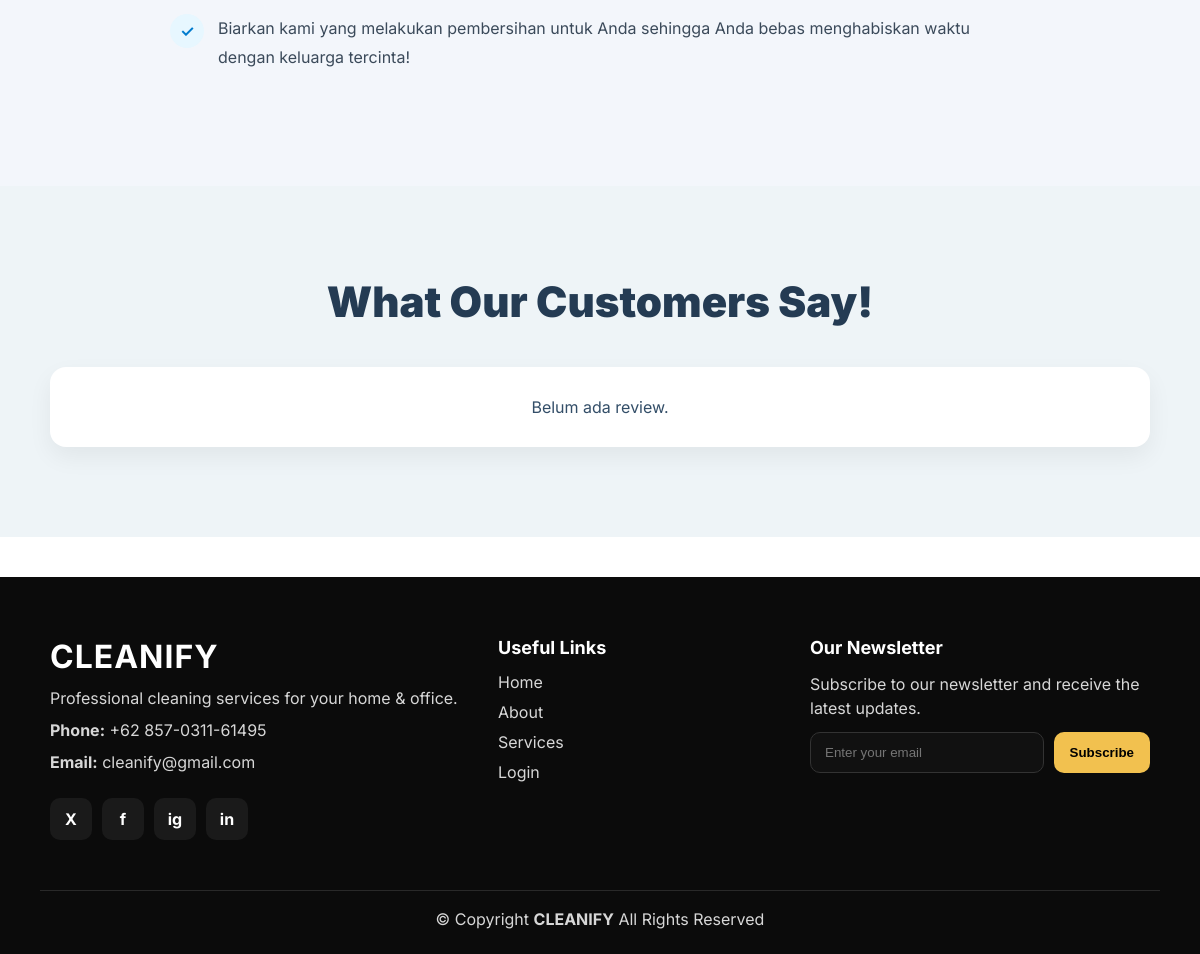
The app's page /Frontend/User/dashboard.php (lower part), older data.
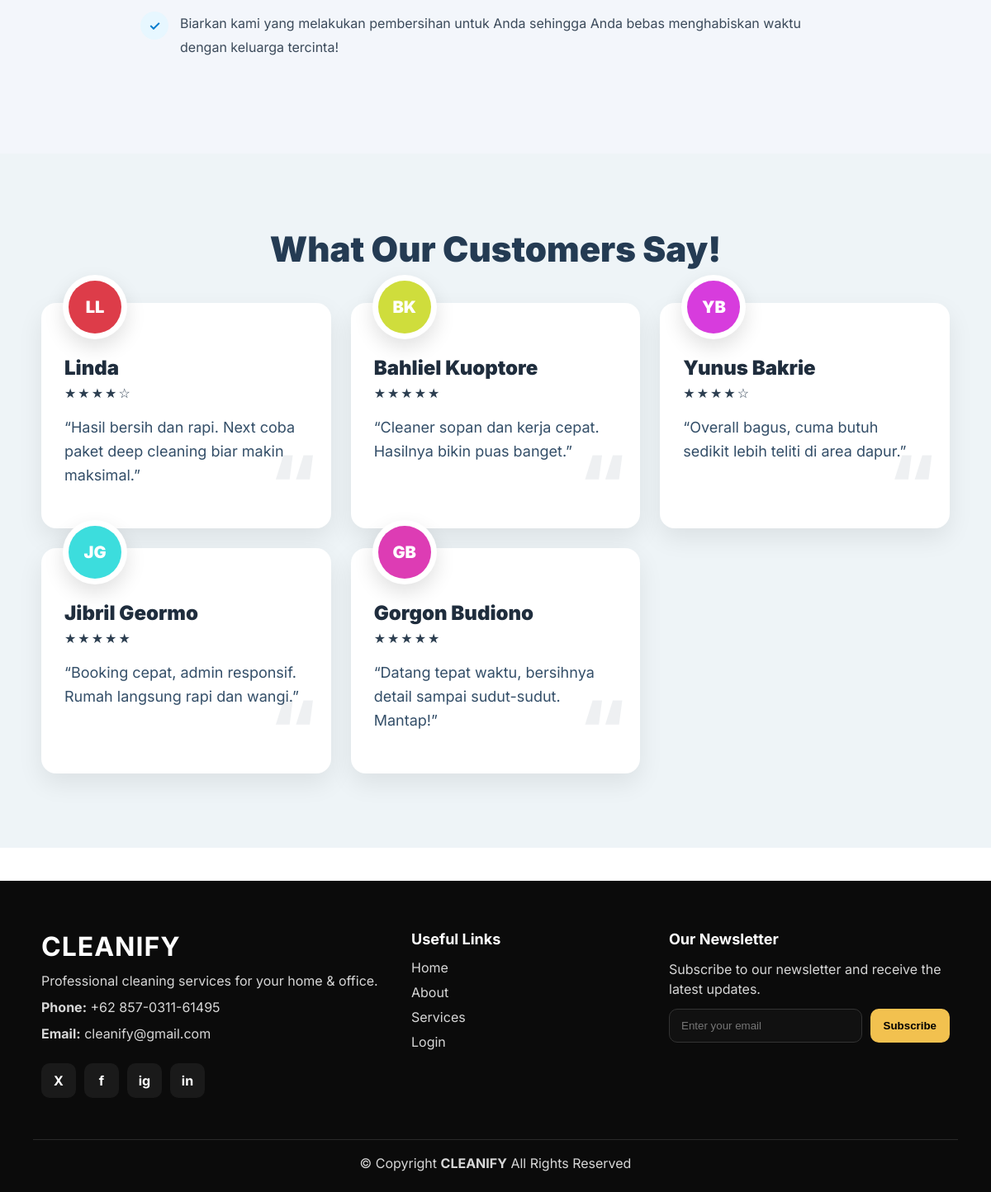
The same page, newer data.
### tables this page shows
CREATE TABLE `reviews` (
  `id` bigint(20) UNSIGNED NOT NULL,
  `customer_id` bigint(20) UNSIGNED NOT NULL,
  `rating` tinyint(3) UNSIGNED NOT NULL DEFAULT 5,
  `review` text NOT NULL,
  `created_at` timestamp NOT NULL DEFAULT current_timestamp()
);

CREATE TABLE `customers` (
  `id` bigint(20) UNSIGNED NOT NULL,
  `name` varchar(100) NOT NULL,
  `email` varchar(100) DEFAULT NULL,
  `phone` varchar(20) DEFAULT NULL,
  `address` mediumtext DEFAULT NULL,
  `contact_preference` enum('phone','email','whatsapp') DEFAULT 'whatsapp',
  `property_type` enum('apartment','house','office','other') DEFAULT 'apartment',
  `property_size_sqm` int(11) DEFAULT NULL,
  `full_address` mediumtext DEFAULT NULL,
  `created_at` timestamp NOT NULL DEFAULT current_timestamp(),
  `updated_at` timestamp NOT NULL DEFAULT current_timestamp() ON UPDATE current_timestamp()
);

### Frontend/User/dashboard.php (the view, shortened to what this page needs)
<?php
require __DIR__ . '/../../Backend/db.php';
$loginUrl = '/cleanify/Frontend/Akun/login.php';
$reviews = [];
try {
    $stmt = $conn->prepare("
        SELECT
            r.rating,
            r.review,
            r.created_at,
            c.name AS customer_name
        FROM reviews r
        JOIN customers c ON c.id = r.customer_id
        ORDER BY r.id DESC
        LIMIT 9
    ");
    $stmt->execute();
    $res = $stmt->get_result();
    $reviews = $res ? $res->fetch_all(MYSQLI_ASSOC) : [];
} catch (Throwable $e) {
    $stmt = $conn->prepare("
        SELECT name AS customer_name
        FROM customers
        ORDER BY id DESC
        LIMIT 9
    ");
    $stmt->execute();
    $res = $stmt->get_result();
    $rows = $res ? $res->fetch_all(MYSQLI_ASSOC) : [];
    $fallbackTexts = [
        'Pelayanannya cepat dan hasilnya rapi banget.',
        'Cleaner-nya sopan, datang tepat waktu, recommended.',
        'Rumah jadi wangi dan bersih sampai detail kecil.',
        'Booking mudah, admin responsif, hasil memuaskan.',
        'Kerjanya teliti, sudut-sudut juga ikut bersih.',
        'Cocok buat yang sibuk, tinggal tunggu beres.'
    ];
    foreach ($rows as $i => $r) {
        $reviews[] = [
            'customer_name' => $r['customer_name'] ?? 'Customer',
            'rating' => 5,
            'review' => $fallbackTexts[$i % count($fallbackTexts)],
            'created_at' => null
        ];
    }
}
?>
<!DOCTYPE html>
<html lang="en">
<head>
    <link rel="stylesheet" href="../style/style.css">
</head>
<body>
    <section id="about" style="padding:100px 40px; background:#f3f6fb;">
      <div style="max-width:1100px;margin:auto;">
        <div style="max-width:860px;margin:0 auto;">
          <?php
            $aboutPoints = [
              "Kami akan membantu membersihkan ruang Anda — dapur, kamar tidur, kamar mandi, ruang kantor, dan banyak lainnya — persis seperti yang Anda inginkan!",
              "Pilih layanan pembersihan satu kali atau reguler — apa pun yang terbaik untuk Anda!",
              "Kami sangat peduli dengan kualitas pembersihan — jika karena alasan apa pun Anda tidak puas, Anda dapat menghubungi customer service kami pada jam operasional.",
              "Biarkan kami yang melakukan pembersihan untuk Anda sehingga Anda bebas menghabiskan waktu dengan keluarga tercinta!"
            ];
          ?>
          <?php foreach ($aboutPoints as $t): ?>
            <div style="display:flex;gap:14px;align-items:flex-start;margin:14px 0;">
              <div style="width:34px;height:34px;border-radius:50%;background:#e7f7ff;color:#007bce;display:flex;align-items:center;justify-content:center;font-weight:900;flex:0 0 34px;">✓</div>
              <p style="margin:0;color:#3b4a5a;line-height:1.8;"><?= htmlspecialchars($t) ?></p>
            </div>
          <?php endforeach; ?>
        </div>
      </div>
    </section>
    <section id="reviews" style="padding:90px 40px; background:#eef4f7;">
      <div style="max-width:1100px;margin:0 auto;">
        <h2 style="text-align:center;color:#243b53;font-size:42px;margin:0 0 40px;font-weight:900;">
          What Our Customers Say!
        </h2>
        <?php if (!empty($reviews)): ?>
          <div class="review-grid" style="display:grid;grid-template-columns:repeat(3,1fr);gap:24px;align-items:stretch;">
            <?php foreach ($reviews as $r): ?>
              <?php
                $name = trim((string)($r['customer_name'] ?? 'Customer'));
                $reviewText = trim((string)($r['review'] ?? ''));
                $rating = (int)($r['rating'] ?? 5);
                $parts = preg_split('/\s+/', $name);
                $first = $parts[0] ?? 'C';
                $last  = $parts[count($parts)-1] ?? '';
                $initials = strtoupper(mb_substr($first,0,1) . ($last ? mb_substr($last,0,1) : ''));
                $hash = crc32($name);
                $hue = $hash % 360;
                $avatarBg = "hsl($hue, 70%, 55%)";
                $stars = str_repeat("★", $rating) . str_repeat("☆", 5-$rating);
              ?>
              <div style="background:#fff;border-radius:18px;box-shadow:0 12px 30px rgba(0,0,0,.08);padding:28px;padding-top:64px;position:relative;overflow:visible;">
                <div style="width:78px;height:78px;border-radius:50%;background:#fff;position:absolute;left:26px;top:-34px;display:flex;align-items:center;justify-content:center;box-shadow:0 10px 25px rgba(0,0,0,.12);">
                  <div style="width:64px;height:64px;border-radius:50%;background:<?= htmlspecialchars($avatarBg) ?>;display:flex;align-items:center;justify-content:center;color:#fff;font-weight:900;font-size:20px;">
                    <?= htmlspecialchars($initials) ?>
                  </div>
                </div>
                <div style="font-size:24px;font-weight:900;color:#1f2d3d;"><?= htmlspecialchars($name) ?></div>
                <div style="margin-top:6px;color:#2c3e50;letter-spacing:2px;"><?= htmlspecialchars($stars) ?></div>
                <p style="margin-top:18px;color:#334e68;font-size:18px;line-height:1.6;min-height:90px;">
                  “<?= htmlspecialchars($reviewText) ?>”
                </p>
                <div style="position:absolute;right:18px;bottom:10px;font-size:90px;line-height:1;color:rgba(36,59,83,.08);font-weight:900;">“</div>
              </div>
            <?php endforeach; ?>
          </div>
        <?php else: ?>
          <div style="text-align:center;color:#334e68;background:#fff;border-radius:16px;padding:30px;box-shadow:0 10px 25px rgba(0,0,0,.06);">
            Belum ada review.
          </div>
        <?php endif; ?>
      </div>
    </section>
    <footer class="cleanify-footer">
      <div class="footer-inner">
        <div class="footer-col">
          <h3 class="footer-brand">CLEANIFY</h3>
          <p>Professional cleaning services for your home & office.</p>
          <p><b>Phone:</b> +62 857-0311-61495</p>
          <p><b>Email:</b> cleanify@gmail.com</p>
          <div class="footer-social">
            <a href="#" aria-label="X">X</a>
            <a href="#" aria-label="Facebook">f</a>
            <a href="#" aria-label="Instagram">ig</a>
            <a href="#" aria-label="LinkedIn">in</a>
          </div>
        </div>
        <div class="footer-col">
          <h4>Useful Links</h4>
          <a href="#home">Home</a>
          <a href="#about">About</a>
          <a href="#services">Services</a>
          <a href="<?= htmlspecialchars($loginUrl) ?>">Login</a>
        </div>
        <div class="footer-col">
          <h4>Our Newsletter</h4>
          <p>Subscribe to our newsletter and receive the latest updates.</p>
          <form class="footer-newsletter" action="#" method="POST">
            <input type="email" name="email" placeholder="Enter your email" required>
            <button type="submit">Subscribe</button>
          </form>
        </div>
      </div>
      <div class="footer-bottom">
        © Copyright <b>CLEANIFY</b> All Rights Reserved
      </div>
    </footer>
</body>
</html>

### Frontend/style/style.css (style rules this page uses)
body { margin: 0; font-family: 'Inter', sans-serif; color: white; }

### Frontend/User/dashboard.php (style rules this page uses)
#services, #about, #reviews { color:#111; background:#fff; }
#about { background:#f7f7f7; }
.cleanify-footer { background:#0b0b0b; color:#fff; padding:60px 40px 25px; margin-top:40px; }
.cleanify-footer .footer-inner { max-width:1100px; margin:0 auto; display:grid; grid-template-columns: 1.2fr 0.8fr 1fr; gap:40px; }
.cleanify-footer .footer-brand { font-size:32px; margin:0 0 10px; letter-spacing:1px; }
.cleanify-footer p { margin:8px 0; color:#d7d7d7; line-height:1.5; }
.cleanify-footer h4 { margin:0 0 14px; font-size:18px; }
.cleanify-footer .footer-col a { display:block; text-decoration:none; color:#d7d7d7; margin:10px 0; }
.cleanify-footer .footer-social { display:flex; gap:10px; margin-top:14px; }
.cleanify-footer .footer-social a { width:42px;height:42px;border-radius:10px; display:flex;align-items:center;justify-content:center; background:#1a1a1a;color:#fff;text-decoration:none;font-weight:700; }
.cleanify-footer .footer-newsletter { display:flex; gap:10px; margin-top:12px; }
.cleanify-footer .footer-newsletter input { flex:1;padding:12px 14px;border-radius:10px;border:1px solid #333; background:#111;color:#fff;outline:none; }
.cleanify-footer .footer-newsletter button { padding:12px 16px;border-radius:10px;border:none;cursor:pointer; background:#f2c14f;font-weight:700; }
.cleanify-footer .footer-bottom { text-align:center;margin-top:40px;padding-top:18px; border-top:1px solid rgba(255,255,255,0.12);color:#d7d7d7; }

Row changes from the older to the newer data that the page shows:
added reviews: customer.name "LL", customer.name "Linda", rating "★★★★☆", review "Hasil bersih dan rapi. Next coba paket deep cleaning biar makin maksimal."
added reviews: customer.name "BK", customer.name "Bahliel Kuoptore", rating "★★★★★", review "Cleaner sopan dan kerja cepat. Hasilnya bikin puas banget."
added reviews: customer.name "YB", customer.name "Yunus Bakrie", rating "★★★★☆", review "Overall bagus, cuma butuh sedikit lebih teliti di area dapur."
added reviews: customer.name "JG", customer.name "Jibril Geormo", rating "★★★★★", review "Booking cepat, admin responsif. Rumah langsung rapi dan wangi."
added reviews: customer.name "GB", customer.name "Gorgon Budiono", rating "★★★★★", review "Datang tepat waktu, bersihnya detail sampai sudut-sudut. Mantap!"
Text that changed along with them:
text no longer shown: "Belum ada review."
